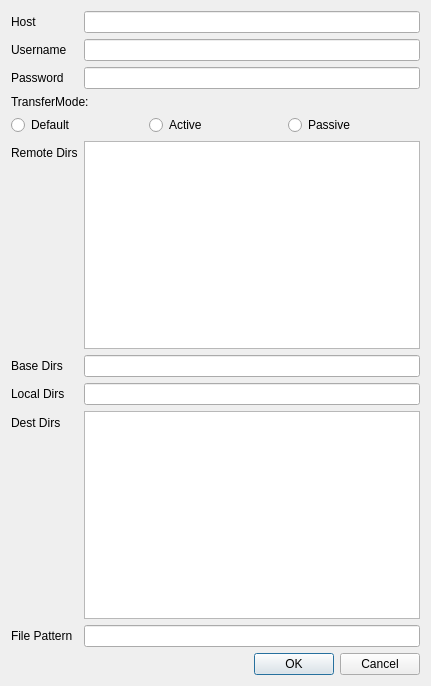
<?xml version="1.0" encoding="UTF-8"?>
<ui version="4.0">
 <class>Dialog</class>
 <widget class="QDialog" name="Dialog">
  <property name="geometry">
   <rect>
    <x>0</x>
    <y>0</y>
    <width>431</width>
    <height>686</height>
   </rect>
  </property>
  <property name="windowTitle">
   <string>Dialog</string>
  </property>
  <layout class="QVBoxLayout" name="verticalLayout_2">
   <item>
    <layout class="QFormLayout" name="formLayout">
     <item row="0" column="0">
      <widget class="QLabel" name="label">
       <property name="text">
        <string>Host</string>
       </property>
      </widget>
     </item>
     <item row="0" column="1">
      <widget class="QLineEdit" name="lineEdit"/>
     </item>
     <item row="1" column="0">
      <widget class="QLabel" name="label_2">
       <property name="text">
        <string>Username</string>
       </property>
      </widget>
     </item>
     <item row="1" column="1">
      <widget class="QLineEdit" name="lineEdit_2"/>
     </item>
     <item row="2" column="0">
      <widget class="QLabel" name="label_3">
       <property name="text">
        <string>Password</string>
       </property>
      </widget>
     </item>
     <item row="2" column="1">
      <widget class="QLineEdit" name="lineEdit_3"/>
     </item>
     <item row="3" column="0" colspan="2">
      <layout class="QVBoxLayout" name="verticalLayout">
       <item>
        <widget class="QLabel" name="label_4">
         <property name="text">
          <string>TransferMode:</string>
         </property>
        </widget>
       </item>
       <item>
        <layout class="QHBoxLayout" name="horizontalLayout">
         <item>
          <widget class="QRadioButton" name="radioButton_3">
           <property name="text">
            <string>Default</string>
           </property>
          </widget>
         </item>
         <item>
          <widget class="QRadioButton" name="radioButton_2">
           <property name="text">
            <string>Active</string>
           </property>
          </widget>
         </item>
         <item>
          <widget class="QRadioButton" name="radioButton">
           <property name="text">
            <string>Passive</string>
           </property>
          </widget>
         </item>
        </layout>
       </item>
      </layout>
     </item>
     <item row="4" column="0">
      <widget class="QLabel" name="label_5">
       <property name="text">
        <string>Remote Dirs</string>
       </property>
      </widget>
     </item>
     <item row="4" column="1">
      <widget class="QTextEdit" name="textEdit"/>
     </item>
     <item row="5" column="0">
      <widget class="QLabel" name="label_6">
       <property name="text">
        <string>Base Dirs</string>
       </property>
      </widget>
     </item>
     <item row="5" column="1">
      <widget class="QLineEdit" name="lineEdit_4"/>
     </item>
     <item row="6" column="0">
      <widget class="QLabel" name="label_7">
       <property name="text">
        <string>Local Dirs</string>
       </property>
      </widget>
     </item>
     <item row="6" column="1">
      <widget class="QLineEdit" name="lineEdit_5"/>
     </item>
     <item row="7" column="0">
      <widget class="QLabel" name="label_8">
       <property name="text">
        <string>Dest Dirs</string>
       </property>
      </widget>
     </item>
     <item row="7" column="1">
      <widget class="QTextEdit" name="textEdit_2"/>
     </item>
     <item row="8" column="0">
      <widget class="QLabel" name="label_9">
       <property name="text">
        <string>File Pattern</string>
       </property>
      </widget>
     </item>
     <item row="8" column="1">
      <widget class="QLineEdit" name="lineEdit_6"/>
     </item>
    </layout>
   </item>
   <item>
    <widget class="QDialogButtonBox" name="buttonBox">
     <property name="orientation">
      <enum>Qt::Horizontal</enum>
     </property>
     <property name="standardButtons">
      <set>QDialogButtonBox::Cancel|QDialogButtonBox::Ok</set>
     </property>
    </widget>
   </item>
  </layout>
 </widget>
 <resources/>
 <connections>
  <connection>
   <sender>buttonBox</sender>
   <signal>accepted()</signal>
   <receiver>Dialog</receiver>
   <slot>accept()</slot>
   <hints>
    <hint type="sourcelabel">
     <x>248</x>
     <y>254</y>
    </hint>
    <hint type="destinationlabel">
     <x>157</x>
     <y>274</y>
    </hint>
   </hints>
  </connection>
  <connection>
   <sender>buttonBox</sender>
   <signal>rejected()</signal>
   <receiver>Dialog</receiver>
   <slot>reject()</slot>
   <hints>
    <hint type="sourcelabel">
     <x>316</x>
     <y>260</y>
    </hint>
    <hint type="destinationlabel">
     <x>286</x>
     <y>274</y>
    </hint>
   </hints>
  </connection>
 </connections>
</ui>
